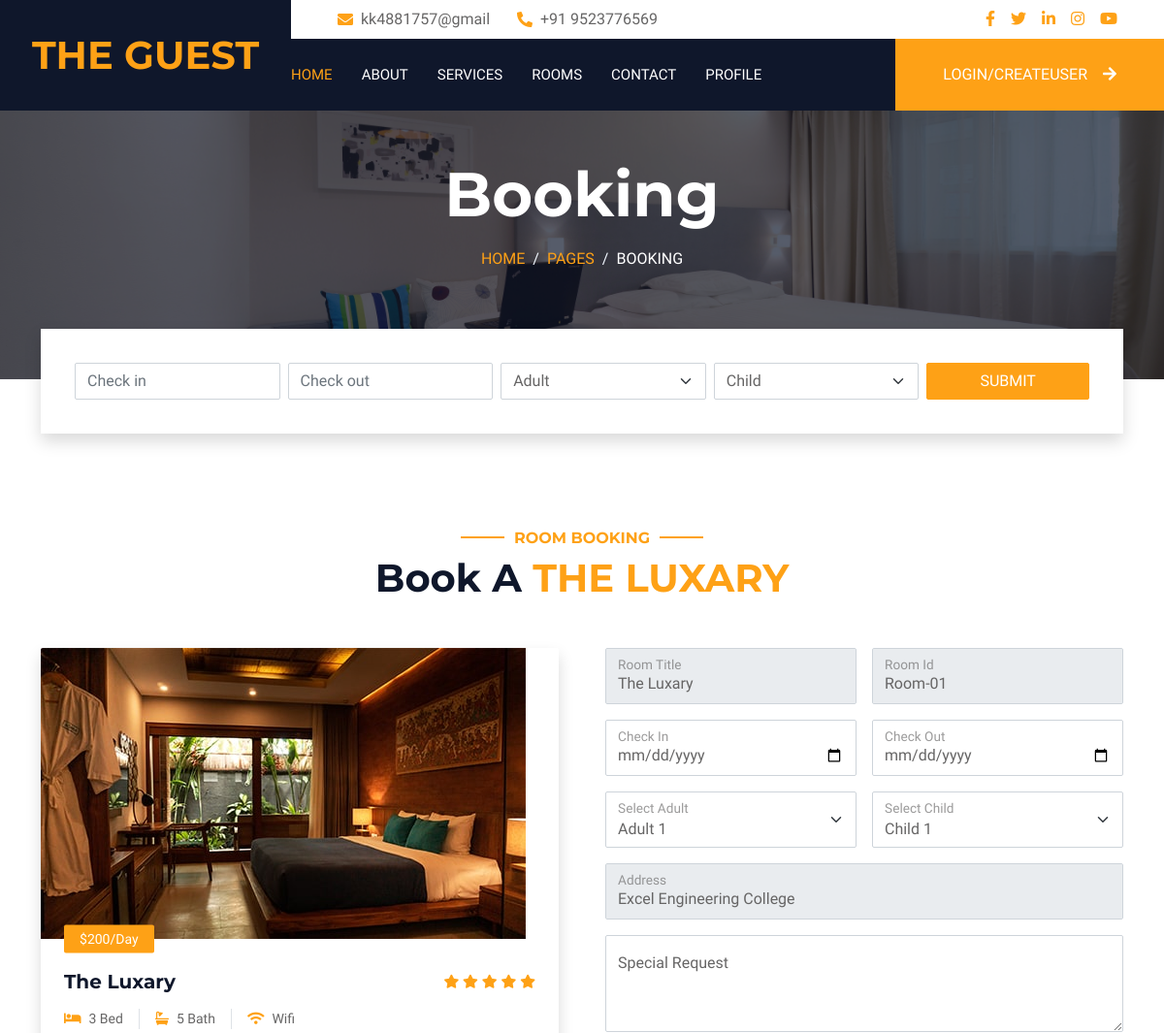
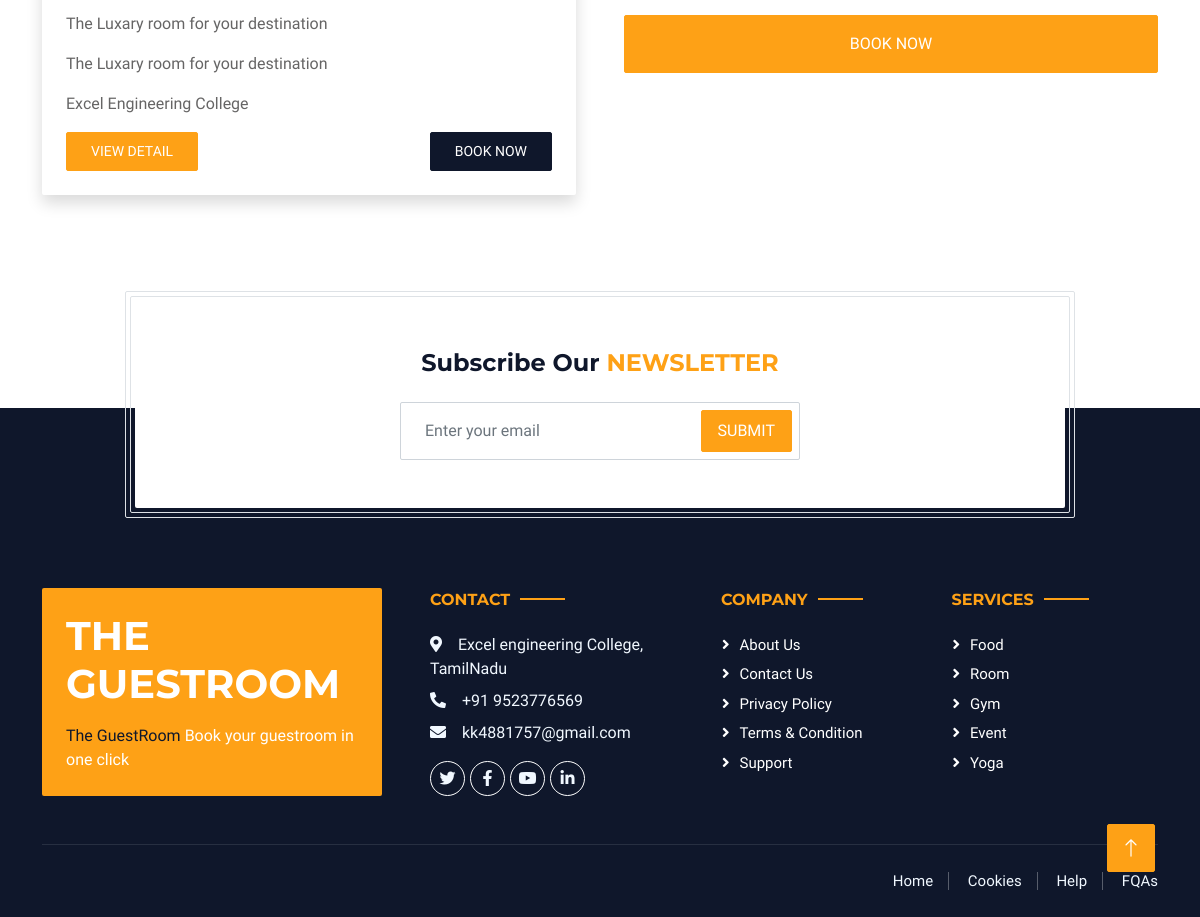
The app's page /booking/1/ with its own data (2 pictures, top to bottom).
### owner/models.py (models this page shows)
class RoomData(models.Model):
    title = models.CharField(max_length=50)
    room_id = models.CharField(max_length=15)
    floor = models.IntegerField()
    bed = models.IntegerField()
    bathroom = models.IntegerField()
    location = models.TextField()
    about = models.TextField(null=True)
    desc = models.TextField()
    prize = models.IntegerField()
    wifi = models.BooleanField(default=False)
    photo = models.ImageField(upload_to='photos/')
    updated_by = models.CharField(max_length=30, null=True)
    updated_at = models.DateTimeField(auto_now_add=True, null=True)

### visitor/views.py (the view)
# urls.py: path('booking/', views.booking, name="booking"),
def booking(request, pid):
    if request.method=="POST":
        name = request.POST.get("name")
        email = request.POST.get("email")
        room_id = request.POST.get("room_id")
        title = request.POST.get("title")
        checkin = request.POST.get("checkin")
        checkout = request.POST.get("checkout")
        adult = request.POST.get("adult")
        chield = request.POST.get("chield")
        message = request.POST.get("message")
        owner = request.POST.get('owner')
        data = BookingData(name=name, email=email, room_id=room_id, owner=owner,
                        title=title, checkin= checkin, checkout=checkout,
                        adult=adult, chield=chield, message=message)
        data.save()
        return redirect("./")
    else:
        pid = int(pid)
        room_data = RoomData.objects.filter(id=pid).values()
        username = request.user.username
        userdata = Visitor.objects.filter(email=username).values()
        data = {"room_data":room_data, 'userdata':userdata}
        print(username, userdata)
        return render (request, 'booking.html', data)

### templates/booking.html (shortened to what this page needs)
{% extends "layout.html" %}
{% load static %}
{% block body %}
        <div class="container-fluid page-header mb-5 p-0" style="background-image: url({% static 'img/carousel-1.jpg' %});">
            <div class="container-fluid page-header-inner py-5">
                <div class="container text-center pb-5">
                    <h1 class="display-3 text-white mb-3 animated slideInDown">Booking</h1>
                    <nav aria-label="breadcrumb">
                        <ol class="breadcrumb justify-content-center text-uppercase">
                            <li class="breadcrumb-item"><a href="#">Home</a></li>
                            <li class="breadcrumb-item"><a href="#">Pages</a></li>
                            <li class="breadcrumb-item text-white active" aria-current="page">Booking</li>
                        </ol>
                    </nav>
                </div>
            </div>
        </div>
        <div class="container-fluid booking pb-5 wow fadeIn" data-wow-delay="0.1s">
            <div class="container">
                <div class="bg-white shadow" style="padding: 35px;">
                    <div class="row g-2">
                        <div class="col-md-10">
                            <div class="row g-2">
                                <div class="col-md-3">
                                    <div class="date" id="date1" data-target-input="nearest">
                                        <input type="text" class="form-control datetimepicker-input"
                                            placeholder="Check in" data-target="#date1" data-toggle="datetimepicker" />
                                    </div>
                                </div>
                                <div class="col-md-3">
                                    <div class="date" id="date2" data-target-input="nearest">
                                        <input type="text" class="form-control datetimepicker-input" placeholder="Check out" data-target="#date2" data-toggle="datetimepicker"/>
                                    </div>
                                </div>
                                <div class="col-md-3">
                                    <select class="form-select">
                                        <option selected>Adult</option>
                                    </select>
                                </div>
                                <div class="col-md-3">
                                    <select class="form-select">
                                        <option selected>Child</option>
                                    </select>
                                </div>
                            </div>
                        </div>
                        <div class="col-md-2">
                            <button class="btn btn-primary w-100">Submit</button>
                        </div>
                    </div>
                </div>
            </div>
        </div>
        {% for i in room_data %}
        <div class="container-xxl py-5">
            <div class="container">
                <div class="text-center wow fadeInUp" data-wow-delay="0.1s">
                    <h6 class="section-title text-center text-primary text-uppercase">Room Booking</h6>
                    <h1 class="mb-5">Book A <span class="text-primary text-uppercase">{{i.title}}</span></h1>
                </div>
                <div class="row g-5">
                    <div class="col-lg-6">
                        <div class="col-lg-12 col-md-6 wow fadeInUp" data-wow-delay="0.1s">
                            <div class="room-item shadow rounded overflow-hidden">
                                <div class="position-relative">
                                    <img class="img-fluid" src="../../mmedia/{{ i.photo }}" alt="">
                                    <small class="position-absolute start-0 top-100 translate-middle-y bg-primary text-white rounded py-1 px-3 ms-4">${{ i.prize }}/Day</small>
                                </div>
                                <div class="p-4 mt-2">
                                    <div class="d-flex justify-content-between mb-3">
                                        <h5 class="mb-0">{{ i.title }}</h5>
                                        <div class="ps-2">
                                            <small class="fa fa-star text-primary"></small>
                                            <small class="fa fa-star text-primary"></small>
                                            <small class="fa fa-star text-primary"></small>
                                            <small class="fa fa-star text-primary"></small>
                                            <small class="fa fa-star text-primary"></small>
                                        </div>
                                    </div>
                                    <div class="d-flex mb-3">
                                        <small class="border-end me-3 pe-3"><i class="fa fa-bed text-primary me-2"></i>{{i.bed}} Bed</small>
                                        <small class="border-end me-3 pe-3"><i class="fa fa-bath text-primary me-2"></i>{{i.bathroom}} Bath</small>
                                        <small><i class="fa fa-wifi text-primary me-2"></i>Wifi</small>
                                    </div>
                                    <p class="text-body mb-3">{{ i.desc }} </p>
                                    <p class="text-body mb-3">{{ i.about }} </p>
                                    <p class="text-body mb-3">{{ i.location }} </p>
                                    <div class="d-flex justify-content-between">
                                        <a class="btn btn-sm btn-primary rounded py-2 px-4" href="">View Detail</a>
                                        <a class="btn btn-sm btn-dark rounded py-2 px-4" href="booking/{{i.id}}">Book Now</a>
                                    </div>
                                </div>
                            </div>
                        </div>
                    </div>
                    <div class="col-lg-6">
                        <div class="wow fadeInUp" data-wow-delay="0.2s">
                            <form action="/booking/{{i.id}}/" method="POST">
                                <div class="row g-3">
                                    <div class="col-md-6">
                                        <div class="form-floating">
                                            <input type="text" class="form-control" id="name" name='title' value="{{i.title}}" placeholder="Room Title" readonly>
                                            <label for="name">Room Title </label>
                                        </div>
                                    </div>
                                    <div class="col-md-6">
                                        <div class="form-floating">
                                            <input type="email" class="form-control" id="email" placeholder="Room Id" name="room_id" value='{{i.room_id}}' readonly>
                                            <label for="email">Room Id</label>
                                        </div>
                                    </div>
                                    <div class="col-md-6">
                                        <div class="form-floating date" id="date3" data-target-input="nearest">
                                            <input type="date" class="form-control "  name="checkin" id="checkin" placeholder="Check In"  />
                                            <label for="checkin">Check In</label>
                                        </div>
                                    </div>
                                    <div class="col-md-6">
                                        <div class="form-floating date" id="date4" data-target-input="nearest">
                                            <input type="date" class="form-control" name="checkout"id="checkout" placeholder="Check Out" />
                                            <label for="checkout">Check Out</label>
                                        </div>
                                    </div>
                                    <div class="col-md-6">
                                        <div class="form-floating">
                                            <select class="form-select" name="adult" id="select1">
                                              <option value="1">Adult 1</option>
                                            </select>
                                            <label for="select1">Select Adult</label>
                                          </div>
                                    </div>
                                    <div class="col-md-6">
                                        <div class="form-floating">
                                            <select class="form-select" name="chield" id="select2">
                                              <option value="1">Child 1</option>
                                            </select>
                                            <label for="select2">Select Child</label>
                                          </div>
                                    </div>
                                    <div class="col-12">
                                        <div class="col-md-12">
                                            <div class="form-floating">
                                                <input type="email" class="form-control" id="email" placeholder="Address" value="{{i.location}}" readonly>
                                                <label for="email">Address</label>
                                            </div>
                                        </div>
                                    </div>
                                    <div class="col-12">
                                        <div class="form-floating">
                                            <textarea class="form-control" name="message" placeholder="Special Request" id="message" style="height: 100px"></textarea>
                                            <label for="message">Special Request</label>
                                        </div>
                                    </div>
                                    <div class="col-12">
                                        <button class="btn btn-primary w-100 py-3" type="submit">Book Now</button>
                                    </div>
                                </div>
                            </form>
                        </div>
                    </div>
                </div>
            </div>
        </div>
        {% endfor %}
{% endblock body %}

### static/css/style.css (style rules this page uses)
:root { --primary: #FEA116; --light: #F1F8FF; --dark: #0F172B; }
.btn { font-weight: 500; text-transform: uppercase; transition: .5s; }
.btn.btn-primary, .btn.btn-secondary { color: #FFFFFF; }
.page-header { background-position: center center; background-repeat: no-repeat; background-size: cover; }
.page-header-inner { background: rgba(15, 23, 43, .7); }
.breadcrumb-item + .breadcrumb-item::before { color: var(--light); }
.booking { position: relative; margin-top: -100px !important; z-index: 1; }
.section-title { position: relative; display: inline-block; }
.section-title::before { position: absolute; content: ""; width: 45px; height: 2px; top: 50%; left: -55px; margin-top: -1px; background: var(--primary); }
.section-title::after { position: absolute; content: ""; width: 45px; height: 2px; top: 50%; right: -55px; margin-top: -1px; background: var(--primary); }

### records on screen
RoomData: title "THE LUXARY", photo (picture), prize "200", title "The Luxary", bed "3", bathroom "5", desc "The Luxary room for your destination", about "The Luxary room for your destination", location "Excel Engineering College", room_id "Room-01"
